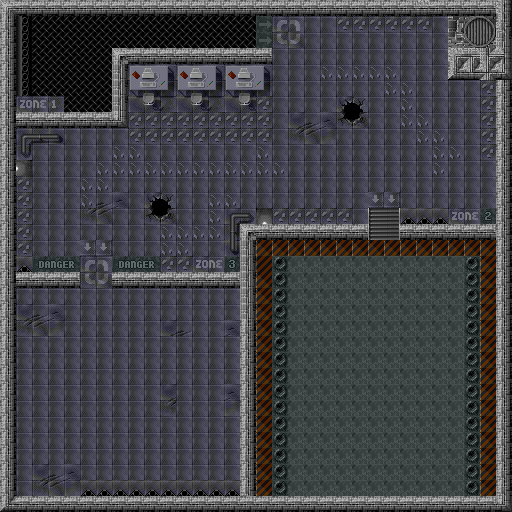

This game map was drawn from its Tiled (.tmx) file and the tilesets committed beside it. A one-line description and the trimmed map source follow:
An orthogonal 32x32 tile map with 16x16 px tiles, 1 tile layer (background), 1 hidden layer not drawn, 2 tilesets and 76 objects (17x ammo, 16x skull, 11x alien, 9x fire, 6x snack, ...).

<map version="1.2" tiledversion="1.2.1" orientation="orthogonal" renderorder="right-down" width="32" height="32" tilewidth="16" tileheight="16" infinite="0" nextlayerid="7" nextobjectid="136">
 <tileset firstgid="1" name="tileset" tilewidth="16" tileheight="16" tilecount="500" columns="20">
  <image source="tilesets/tileset01.png" width="320" height="400" />
 </tileset>
 <tileset firstgid="501" name="tileset2" tilewidth="16" tileheight="16" tilecount="500" columns="20">
  <image source="tilesets/tileset02.png" width="320" height="400" />
 </tileset>
 <layer id="6" name="background" width="32" height="32">
  <data>[1024 cells, 1024 non-empty, 82 distinct tile ids]</data>
 </layer>
 <layer id="5" name="walls" width="32" height="32" visible="0">
  <data>[1024 cells, 238 non-empty, 4 distinct tile ids]</data>
 </layer>
 <objectgroup id="3" name="actors">
  <object id="1" name="ellen" type="ellen" x="74.6547" y="73.3375" width="32" height="32" />
  <object id="2" name="alien" type="alien" x="58.1939" y="16.7271" width="32" height="32" />
  <object id="4" name="front door horizon" type="horizontal" x="367.16" y="220.892" width="32" height="16" />
  <object id="5" name="alien" type="alien" x="411.907" y="155.541" width="32" height="32" />
  <object id="6" name="alien" type="waiting1" x="144.639" y="459.531" width="32" height="32" />
  <object id="7" name="alien" type="alien" x="186.376" y="327.011" width="32" height="32" />
  <object id="10" name="alien" type="alien" x="320.005" y="281.994" width="32" height="32" />
  <object id="11" name="alien" type="waiting1" x="237.333" y="15.3333" width="32" height="32" />
  <object id="12" name="alien" type="alien" x="40.6667" y="151.333" width="32" height="32" />
  <object id="14" name="energy" type="ammo" x="37.2645" y="19.4141" width="28.9779" height="29.1718" />
  <object id="17" name="boss" type="boss" x="80.4566" y="328.654" width="78" height="127" />
  <object id="18" name="alien" type="alien" x="424.392" y="318.855" width="32" height="32" />
  <object id="19" name="energy" type="energy" x="213.575" y="454.822" width="16" height="16" />
  <object id="23" name="ammo" type="ammo" x="193.333" y="24" width="16" height="16" />
  <object id="24" name="ammo" type="ammo" x="112.414" y="145.738" width="16" height="16" />
  <object id="25" name="energy" type="energy" x="411.08" y="20.1999" width="16" height="16" />
  <object id="30" name="alien" type="alien" x="226.689" y="153.817" width="32" height="32" />
  <object id="32" name="ammo" type="ammo" x="308.574" y="374.499" width="16" height="16" />
  <object id="33" name="ammo" type="ammo" x="162.667" y="408.667" width="16" height="16" />
  <object id="34" name="ammo" type="ammo" x="20" y="432.667" width="16" height="16" />
  <object id="35" name="ammo" type="ammo" x="443.725" y="269.156" width="16" height="16" />
  <object id="37" name="energy" type="energy" x="28.333" y="374.333" width="16" height="16" />
  <object id="45" name="tunel" type="tunel" x="333.246" y="94.8367" width="38.1981" height="32.9294" />
  <object id="48" name="tunel" type="tunel" x="144.231" y="190.332" width="38.1981" height="32.9294" />
  <object id="58" name="acid" type="acid" x="192.966" y="241.702" width="25.0263" height="25.0263" />
  <object id="59" name="acid" type="acid" x="283.851" y="304.926" width="25.0263" height="25.0263" />
  <object id="66" name="front door horizon" type="horizontal" x="80.1538" y="271.241" width="32" height="16" />
  <object id="81" name="alienn" type="alienn" x="354.32" y="350.369" width="63.2244" height="92.2023" />
  <object id="82" name="alienn" type="alienn" x="81.6649" y="183.087" width="48.7355" height="50.0527" />
  <object id="84" name="ammo" type="ammo" x="472.769" y="470.135" width="16" height="16" />
  <object id="85" name="ammo" type="ammo" x="443.791" y="470.135" width="16" height="16" />
  <object id="86" name="ammo" type="ammo" x="283.096" y="474.086" width="16" height="16" />
  <object id="87" name="ammo" type="ammo" x="323.928" y="474.086" width="16" height="16" />
  <object id="88" name="ammo" type="ammo" x="467.501" y="193.528" width="16" height="16" />
  <object id="89" name="ammo" type="ammo" x="364.761" y="24.9294" width="16" height="16" />
  <object id="90" name="ammo" type="ammo" x="49.2897" y="293.582" width="16" height="16" />
  <object id="91" name="ammo" type="ammo" x="198.719" y="291.221" width="16" height="16" />
  <object id="92" name="alien" type="alien" x="373.884" y="279.047" width="32" height="32" />
  <object id="93" name="alien" type="alien" x="433.157" y="389.69" width="32" height="32" />
  <object id="94" name="alien" type="alien" x="300.122" y="408.131" width="32" height="32" />
  <object id="96" name="alien" type="alien" x="372.567" y="456.866" width="32" height="32" />
  <object id="97" name="ammo" type="ammo" x="460.915" y="113.18" width="16" height="16" />
  <object id="98" name="ammo" type="ammo" x="202.748" y="396.373" width="16" height="16" />
  <object id="99" name="skull" x="389.884" y="25.0263" width="18.4405" height="19.7576" />
  <object id="100" name="skull" x="466.28" y="148.182" width="18.4405" height="19.7576" />
  <object id="101" name="skull" x="409.642" y="465.622" width="18.4405" height="19.7576" />
  <object id="102" name="skull" x="346.417" y="466.939" width="18.4405" height="19.7576" />
  <object id="103" name="skull" x="52.4909" y="459.558" width="18.4405" height="19.7576" />
  <object id="104" name="santa" x="158.061" y="302.292" width="18.4405" height="19.7576" />
  <object id="105" name="skull" x="23.7091" y="214.041" width="18.4405" height="19.7576" />
  <object id="106" name="skull" x="40.8324" y="88.9094" width="18.4405" height="19.7576" />
  <object id="107" name="skull" x="420.179" y="57.2972" width="18.4405" height="19.7576" />
  <object id="108" name="skull" x="298.999" y="152.134" width="18.4405" height="19.7576" />
  <object id="109" name="skull" x="412.276" y="281.217" width="18.4405" height="19.7576" />
  <object id="110" name="skull" x="327.977" y="326.001" width="18.4405" height="19.7576" />
  <object id="111" name="skull" x="346.417" y="395.811" width="18.4405" height="19.7576" />
  <object id="112" name="skull" x="421.496" y="380.005" width="18.4405" height="19.7576" />
  <object id="113" name="skull" x="180.453" y="131.059" width="18.4405" height="19.7576" />
  <object id="114" name="skull" x="59.2729" y="406.349" width="18.4405" height="19.7576" />
  <object id="115" name="skull" x="106.691" y="466.939" width="18.4405" height="19.7576" />
  <object id="117" name="snack" x="304.268" y="57.9557" width="23.7092" height="26.3435" />
  <object id="118" name="snack" x="305.585" y="189.673" width="23.7092" height="26.3435" />
  <object id="119" name="snack" x="413.593" y="85.6164" width="23.7092" height="26.3435" />
  <object id="120" name="snack" x="184.405" y="455.743" width="23.7092" height="26.3435" />
  <object id="121" name="snack" x="275.29" y="247.629" width="23.7092" height="26.3435" />
  <object id="122" name="snack" x="464.963" y="330.611" width="23.7092" height="26.3435" />
  <object id="126" name="acid" x="348.421" y="150.346" width="25.4554" height="28.6373" />
  <object id="127" name="fire" x="31.8193" y="147.164" width="15.9096" height="19.0916" />
  <object id="128" name="fire" x="478.88" y="202.848" width="15.9096" height="19.0916" />
  <object id="129" name="fire" x="478.084" y="241.826" width="15.9096" height="19.0916" />
  <object id="130" name="fire" x="222.735" y="290.351" width="15.9096" height="19.0916" />
  <object id="131" name="fire" x="18.2961" y="290.351" width="15.9096" height="19.0916" />
  <object id="132" name="fire" x="18.2961" y="474.903" width="15.9096" height="19.0916" />
  <object id="133" name="fire" x="222.735" y="360.353" width="15.9096" height="19.0916" />
  </objectgroup>
</map>
<!-- 2 of 76 objects omitted -->
